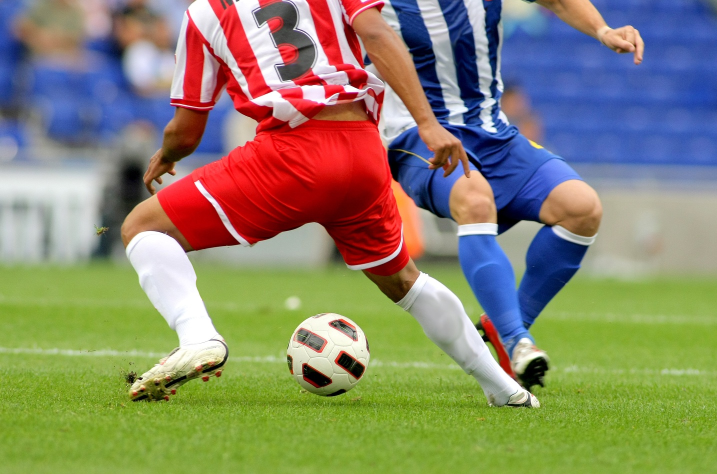
#> input picture ww4/soccer.jpg, 1434 x 948 px (shown at 1/2 size)
$ python Image_Processing_Practice_ww4.py
#> lines starting #> are read from the running program, lines starting #| are printed output that depends on the picture; after the words box and inside, x2 and y2 are one past the last pixel; in counts of white or black regions, pixels touching at a corner belong together
# -*- coding: utf-8 -*-
"""
Created on Mon Mar 31 22:39:45 2025

@author: Sean Lee
"""

# 영상처리실제(opencv) 4주차 Edge & Area

# 실습1 Sobel 엣지 검출

import cv2 as cv
import numpy as np
import matplotlib.pyplot as plt

img = cv.imread("soccer.jpg")
#> img is the input picture: shape (948, 1434, 3); mean B, G, R 107.2, 133.3, 136.9

gray = cv.cvtColor(img,cv.COLOR_BGR2GRAY)

grad_x=cv.Sobel(gray, cv.CV_32F, 1, 0, ksize=3)
grad_y=cv.Sobel(gray, cv.CV_32F, 0, 1, ksize=3)

sobel_x=cv.convertScaleAbs(grad_x)
sobel_y=cv.convertScaleAbs(grad_y)

edge_strength = cv.addWeighted(sobel_x,0.5,sobel_y,0.5,gamma=0)

# 새창을 여는 imshow보다 matplot을 선호함.
plt.imshow(gray), plt.title('Original'), plt.xticks([]), plt.yticks([])
plt.show()
plt.imshow(sobel_x), plt.title('sobel_x'), plt.xticks([]), plt.yticks([])
plt.show()
plt.imshow(sobel_y), plt.title('sobel_y'), plt.xticks([]), plt.yticks([])
plt.show()
plt.imshow(edge_strength), plt.title('edge_strength'), plt.xticks([]), plt.yticks([])
plt.show()

# 실습2 Canny 엣지 검출

canny1 =cv.Canny(gray,50,150)  # Trow=50, Thigh=150 설정
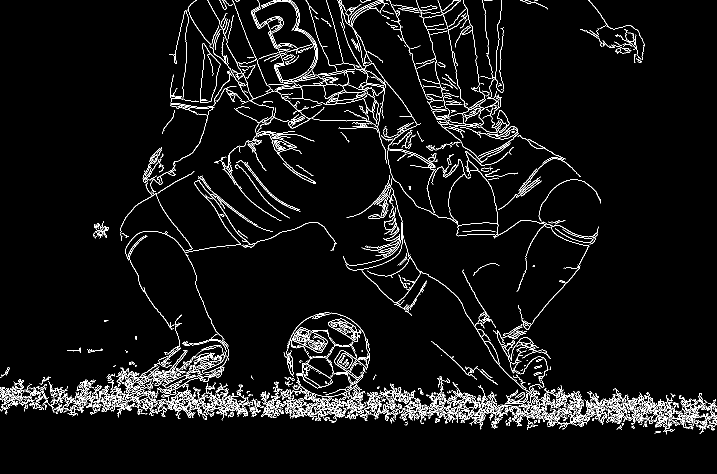
#> canny1: shape (948, 1434) (shown at 1/2 size); 4.9% white in thin lines or dots
canny2 =cv.Canny(gray,100,200) # Trow=100, Thigh=200 설정
#> canny2: shape (948, 1434); 2.7% white in thin lines or dots

plt.imshow(gray), plt.title('Original'), plt.xticks([]), plt.yticks([])
plt.show()
plt.imshow(canny1), plt.title('Canny1'), plt.xticks([]), plt.yticks([])
plt.show()
plt.imshow(canny2), plt.title('Canny2'), plt.xticks([]), plt.yticks([])
plt.show()

# 실습3 경계선 찾기

canny = cv.Canny(gray,100,200)

contour, hierarchy = cv.findContours(canny, cv.RETR_LIST, cv.CHAIN_APPROX_NONE)
#> contour = 1118 contours, 990 with area under 20; largest, box (x1, y1, x2, y2) and area: (400, 87, 441, 206) 2828, (400, 87, 441, 206) 2786, (586, 655, 656, 706) 1974, (668, 701, 731, 760) 1914, (913, 340, 1091, 549) 1842

lcontour=[]
for i in range(len(contour)):
    if contour[i].shape[0]>100:
        lcontour.append(contour[i])
#> after the loop, lcontour = 106 contours, 23 with area under 20; largest, box (x1, y1, x2, y2) and area: (400, 87, 441, 206) 2828, (400, 87, 441, 206) 2786, (586, 655, 656, 706) 1974, (668, 701, 731, 760) 1914, (913, 340, 1091, 549) 1842

cv.drawContours(img,lcontour,-1,(0,255,0),3)

plt.imshow(img), plt.title('Original with contours'), plt.xticks([]), plt.yticks([])
plt.show()
plt.imshow(canny), plt.title('Canny'), plt.xticks([]), plt.yticks([])
plt.show()

# 실습4 허프 변환
img_apple = cv.imread("apples.jpg")
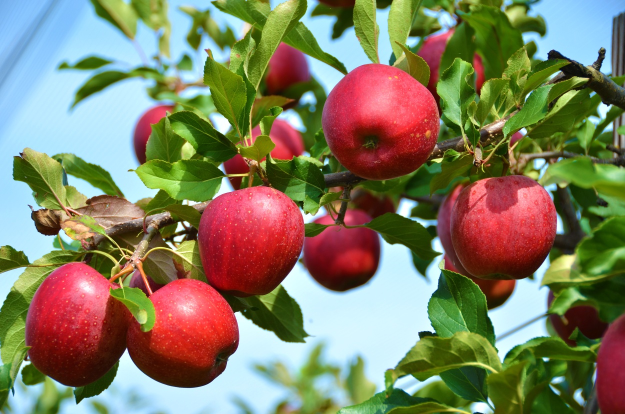
#> input picture ww4/apples.jpg, 1250 x 828 px (shown at 1/2 size)
#> img_apple is the input picture: shape (828, 1250, 3); mean B, G, R 98.5, 125.8, 129.6
img_apple = cv.cvtColor(img_apple,cv.COLOR_RGB2BGR)
gray_apple = cv.cvtColor(img_apple,cv.COLOR_BGR2GRAY)
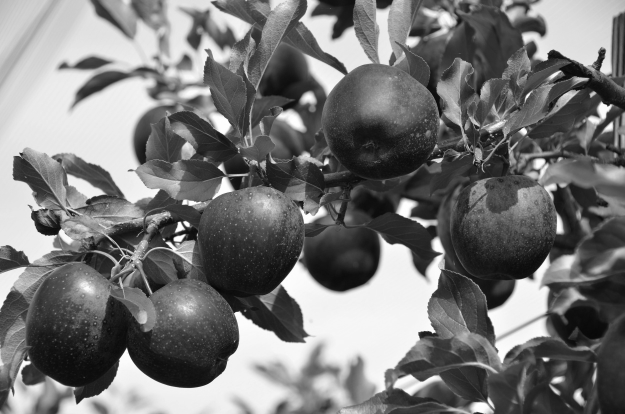
#> gray_apple: shape (828, 1250) (shown at 1/2 size); min 4, max 255, mean 118.1

apples = cv.HoughCircles(gray_apple, cv.HOUGH_GRADIENT, 1, 200, param1=150, param2=20,
                         minRadius=50, maxRadius=120)
#> apples = 16 rows, first 8: [761.5, 243.5, 117.2], [360.5, 663.5, 109.5], [483.5, 489.5, 109.5], [1127.5, 273.5, 109.5], [1004.5, 459.5, 104], [158.5, 533.5, 105.1], [937.5, 129.5, 118.3], [384.5, 284.5, 119.4]

for i in apples[0]:
    cv.circle(img_apple,(int(i[0]),int(i[1])),int(i[2]),(255,0,0),2)
#> this loop made 16 passes
#> i on passes 1 to 12: [761.5, 243.5, 117.2], [360.5, 663.5, 109.5], [483.5, 489.5, 109.5], [1127.5, 273.5, 109.5], [1004.5, 459.5, 104], [158.5, 533.5, 105.1], [937.5, 129.5, 118.3], [384.5, 284.5, 119.4], [554.5, 120.5, 87.4], [688.5, 501.5, 82], [183.5, 325.5, 110.6], [904.5, 756.5, 102.8]
#> img_apple: shape (828, 1250, 3); mean R, G, B 133.2, 122.6, 96.3

plt.imshow(img_apple), plt.title('Apple detection'), plt.xticks([]), plt.yticks([])
plt.show()

# 영역 분할
# 실습5 슈퍼 화소 분할

import skimage

img_coffee = skimage.data.coffee()
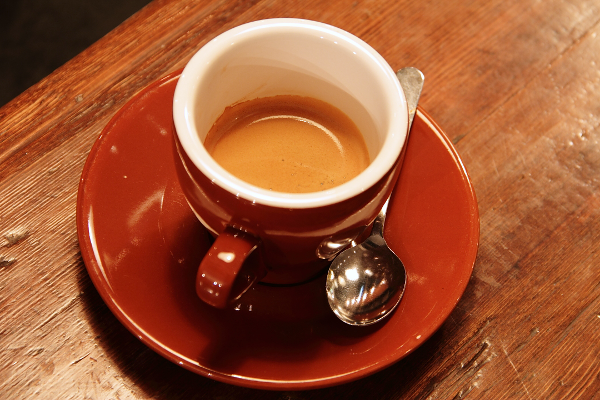
#> input picture skimage.data.coffee(), 600 x 400 px
#> img_coffee is the input picture: shape (400, 600, 3); mean R, G, B 158.6, 85.8, 51.5


#img_coffee = cv.cvtColor(img_coffee,cv.COLOR_RGB2BGR)
plt.imshow(img_coffee), plt.title('Coffee image'), plt.xticks([]), plt.yticks([])
plt.show()

slic1 = skimage.segmentation.slic(img_coffee, compactness=20, n_segments=600)
#> slic1: shape (400, 600) int64; 546 distinct labels, from 1 to 546
sp_img1 = skimage.segmentation.mark_boundaries(img_coffee,slic1)
sp_img1 = np.uint8(sp_img1*255.0)

slic2 = skimage.segmentation.slic(img_coffee, compactness=40, n_segments=600)
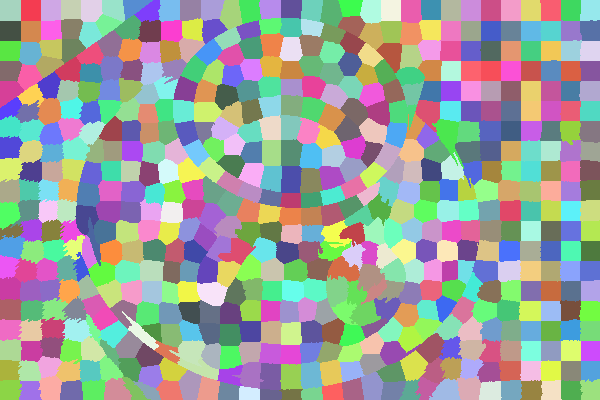
#> slic2: shape (400, 600) int64; 594 distinct labels, from 1 to 594; one colour per label, 0 black
sp_img2 = skimage.segmentation.mark_boundaries(img_coffee,slic2)
sp_img2 = np.uint8(sp_img2*255.0)

plt.imshow(sp_img1), plt.title('Super pixels (compact 20)'), plt.xticks([]), plt.yticks([])
plt.show()
plt.imshow(sp_img2), plt.title('Super pixels (compact 40)'), plt.xticks([]), plt.yticks([])
plt.show()

# 실습6 최적화 분할
import time

start=time.time()
slic = skimage.segmentation.slic(img_coffee, compactness=20, n_segments=600, start_label=1)
g = skimage.graph.rag_mean_color(img_coffee, slic, mode='similarity')
ncut = skimage.graph.cut_normalized(slic,g) # 정규화 절단
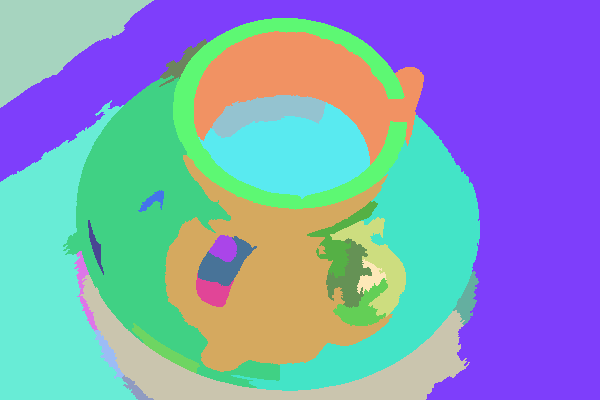
#> ncut: shape (400, 600) int64; 27 distinct labels, from 1 to 526; one colour per label, 0 black
print(img_coffee.shape, 'Coffee 영상을 분할하는 데', time.time()-start, '초 소요')

marking = skimage.segmentation.mark_boundaries(img_coffee, ncut)
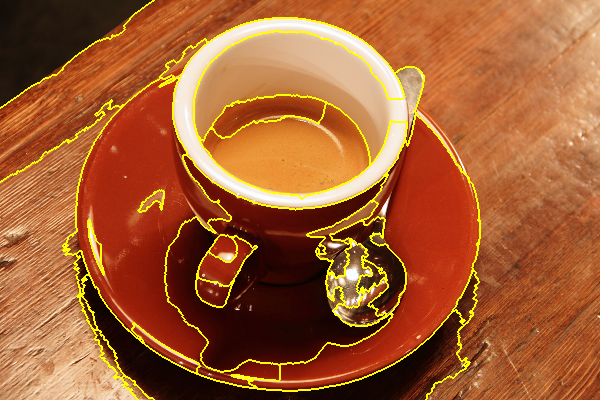
#> marking: shape (400, 600, 3) float64; mean R, G, B 0.641, 0.368, 0.192
ncut_coffee = np.uint8(marking*255.0)

plt.imshow(ncut_coffee ), plt.title('Normalized cut'), plt.xticks([]), plt.yticks([])
plt.show()

# 실습7 GrabCut

img = cv.imread("soccer.jpg")
img_show = np.copy(img)

mask = np.zeros((img.shape[0], img.shape[1]),np.uint8)
mask[:,:] = cv.GC_PR_BGD
#> mask: shape (948, 1434); every value is 2

BrushSiz = 9
LColor, RColor = (255, 0, 0), (0, 0, 255)

def painting(event, x, y, flags, param):
    if event == cv.EVENT_LBUTTONDOWN:
        cv.circle(img_show, (x,y), BrushSiz, LColor, -1)
        cv.circle(mask, (x,y), BrushSiz, cv.GC_FGD, -1)
    elif event == cv.EVENT_RBUTTONDOWN:
        cv.circle(img_show, (x,y), BrushSiz, RColor, -1)
        cv.circle(mask, (x,y), BrushSiz, cv.GC_BGD, -1)
    elif event == cv.EVENT_MOUSEMOVE and flags == cv.EVENT_FLAG_LBUTTON:
        cv.circle(img_show, (x,y), BrushSiz, LColor, -1)
        cv.circle(mask, (x,y), BrushSiz, cv.GC_FGD, -1)
    elif event == cv.EVENT_MOUSEMOVE and flags == cv.EVENT_FLAG_RBUTTON:
        cv.circle(img_show, (x,y), BrushSiz, RColor, -1)
        cv.circle(mask, (x,y), BrushSiz, cv.GC_BGD, -1)

    cv.imshow('Painting', img_show)

cv.namedWindow('Painting')
cv.setMouseCallback('Painting', painting)

while(True):
    if cv.waitKey(1) == ord('q'):
#> (key q is pressed here)
        break

# GrabCut 적용코드
background = np.zeros((1,65), np.float64) # 배경 히스토그램 0 초기화
foreground = np.zeros((1,65), np.float64) # 물체 히스토그램 0 최기화

#> (the run stopped early here; a loop or call above may not have finished)
